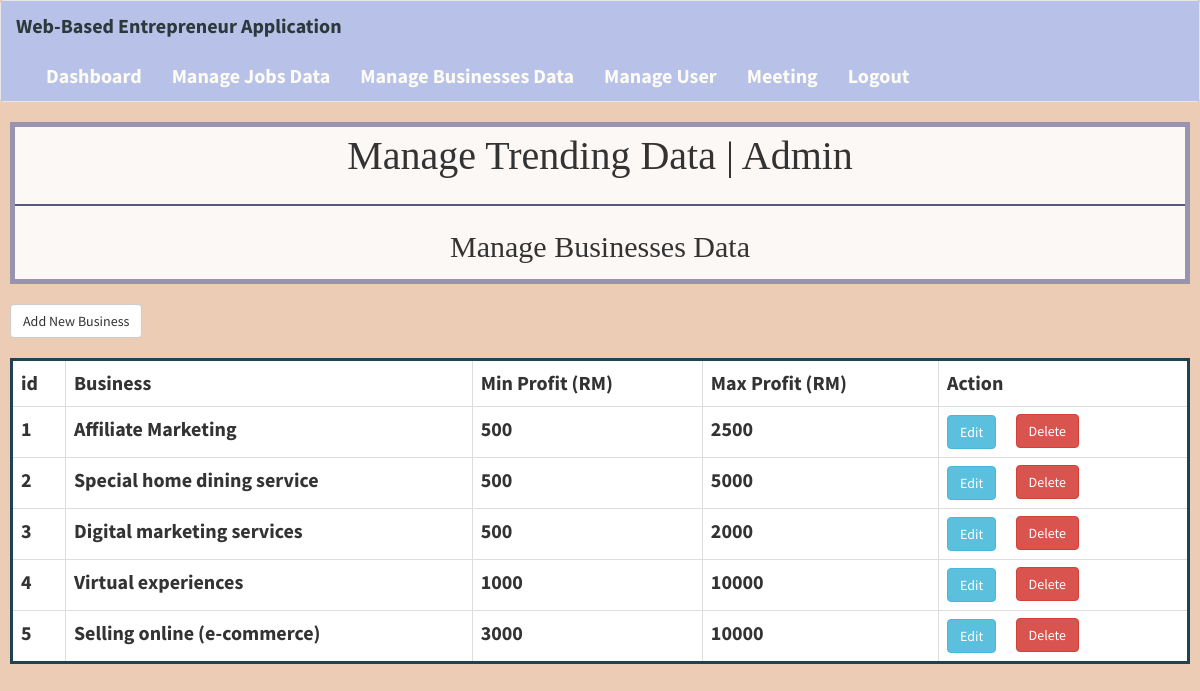
Screenshot of /manageData2.php (signed in) with the database file from the repository.
### tables this page shows
CREATE TABLE `businesses` (
  `id` int(11) NOT NULL,
  `name` varchar(255) NOT NULL,
  `min_profit` int(11) NOT NULL,
  `max_profit` int(11) NOT NULL,
  `admin_id` int(11) NOT NULL
);

### manageData2.php (the view, shortened to what this page needs)
<!DOCTYPE html>
<?php
include("includes/headerAdmin.php");
?>
<html>
<head>
	 <link rel="stylesheet" href="bootstrap1/bootstrap/dist/css/bootstrap.min.css">
	<link rel="stylesheet" type="text/css" href="style/table.css">
</head>
<body>
    <div class="card-body" style="padding-left: 10px;padding-right: 10px;">
        <div class="title">
        <p>Manage Trending Data | Admin</p>
        <hr  style="border: 1px solid #58587d;">
        <p style="font-size: 30px;">Manage Businesses Data </p>
        </div>
        <br>
        <button type="button" class="btn btn-default" data-toggle="modal" data-target="#myModal">Add New Business</button> <br><br>
        <table class="table table-bordered text-center" style="background-color: #fff; font-size:20px;border:3px solid #1f4352;">
        <tr>
            <th>id</th>
            <th>Business</th>
            <th>Min Profit (RM)</th>
            <th>Max Profit (RM)</th>
            <th style="width: 250px;">Action</th>
        </tr>
       <?php
        $get_job= "select * from businesses ";
        $run_job = mysqli_query($con,$get_job);
        while($row_job = mysqli_fetch_array($run_job)){
            $business_id = $row_job['id'];
            $business_name = $row_job['name'];
            $min_profit = $row_job['min_profit'];
            $max_profit = $row_job['max_profit'];
            echo "
            <tr>
                <th>$business_id </th>
                <th>$business_name</th>
                <th>$min_profit</th>
                <th>$max_profit</th>
                <th>
                <form action='editBusiness.php' method='post'>
                <input type='hidden' name='id' value='$business_id'>
                <input type='submit' class='btn btn-info' name='edit' value='Edit'/>
                </form>
                    <a href='functions/deleteBusiness.php?business_id=$business_id' style='float:right;margin-top:-35px;margin-left:-200px;margin-right:100px; '><button class='btn btn-danger'>Delete</button></a>
                </th>
            </tr>
            ";
        }
       ?>
    </table>
    </div>
</body>
</html>

### style/table.css (style rules this page uses)
*, *:before, *:after { box-sizing:border-box; }
body { font-family:'Source Sans Pro', sans-serif; margin:0; }
.table { width:100%; border:1px solid black; }

### manageData2.php (style rules this page uses)
body { background-color: #ecccb4; }
.title { text-align: center; border: 5px solid #9893ae; font-size: 40px; background-color: #fcf8f5; font-family:Cambria, Cochin, Georgia, Times, 'Times New Roman', serif; }

### rows the page displays
businesses: id "1", name "Affiliate Marketing", min_profit "500", max_profit "2500"
businesses: id "2", name "Special home dining service", min_profit "500", max_profit "5000"
businesses: id "3", name "Digital marketing services", min_profit "500", max_profit "2000"
businesses: id "4", name "Virtual experiences", min_profit "1000", max_profit "10000"
businesses: id "5", name "Selling online (e-commerce)", min_profit "3000", max_profit "10000"
